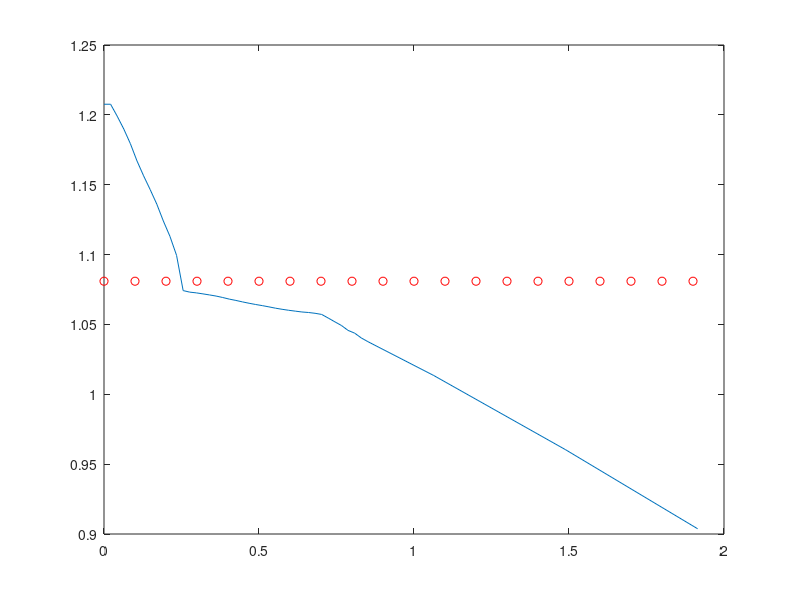

Recreate this plot in MATLAB.
clc; clear all; close all;
t_c = 0.0047;
t = 10^-6/t_c*[0.0 1000.0 2000.0 3000.0 4000.0 5000.0 6000.0 7000.0 7100.0 7200.0 7300.0 7400.0 7500.0 7600.0 7700.0 7800.0 7900.0 8000.0 8100.0 8200.0 8300.0 8400.0 8500.0 8600.0 8700.0 8800.0 8900.0 9000.0 9100.0 9200.0 9300.0 9400.0 9500.0 9600.0 9700.0 9800.0 9900.0 10000.0 10100.0 10200.0 10300.0 10400.0 10500.0 10600.0 10700.0 10800.0 10900.0 11000.0 12000.0 14000.0 16000.0 18000.0 20000.0 25000.0 30000.0 35000.0 40000.0 45000.0]
B_p = [1.20628735198 1.20626523805 1.20707869737 1.20723519238 1.20736376165 1.2074670058 1.20754408138 1.2076028386 1.2076045133 1.19906264524 1.18985071952 1.17935726652 1.16705135857 1.15640845773 1.14651285721 1.13614306957 1.12399623451 1.11301096412 1.09944287811 1.07422581796 1.07311875967 1.07258952018 1.0718700883 1.07111312563 1.07030253938 1.0692695161 1.06811719473 1.06717789214 1.06612563885 1.06515491405 1.06426265249 1.06346590308 1.06257444528 1.06163403839 1.06083846575 1.06013321546 1.05951893339 1.05891609945 1.05854588381 1.05797133085 1.05715785468 1.05456087396 1.0518653267 1.04924188454 1.04573744025 1.04377528768 1.04035437643 1.03769737041 1.01342337526 0.96027791034 0.903749303838 0.854222332346 0.80439838564 0.673229708095 0.503047974139 0.362047947922 0.230237554518 0.127946587997]
clc
i_start = 8;
i_end = length(t)-4;
i_end = length(t)-7;
t_start = t(i_start);
t_stop = t(i_end);
t_all = t(i_start:i_end)-t_start;
B_p_all = B_p(i_start:i_end);
plot(t_all,B_p_all); hold on

t_final = t_stop-t_start;
dt = 10^-5;
N_steps = t_final/dt;
export_frequency = 1*10^4;
EF_lines = (0:export_frequency:N_steps)*dt;
N_exports = length(EF_lines);
B_mean = ones(1,N_exports)*mean(B_p_all);

% t_EF = linspace(t_start,t_stop,N_exports);
plot(EF_lines,B_mean,'ro'); hold on

mesh_size = 100^3;
N_vars = 4+4;
unknowns = mesh_size*N_vars;
mem = unknowns*N_exports;

disp(['N_exports = ' num2str(N_exports)])
disp(['unknowns  = ' num2str(unknowns/10^6) ' million'])
disp(['memory    = ' num2str(mem/10^6)      ' million'])
